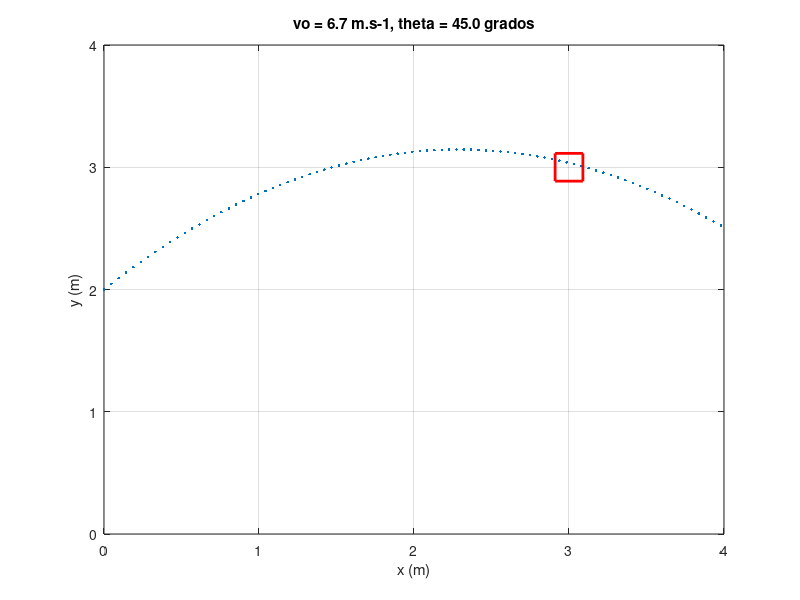
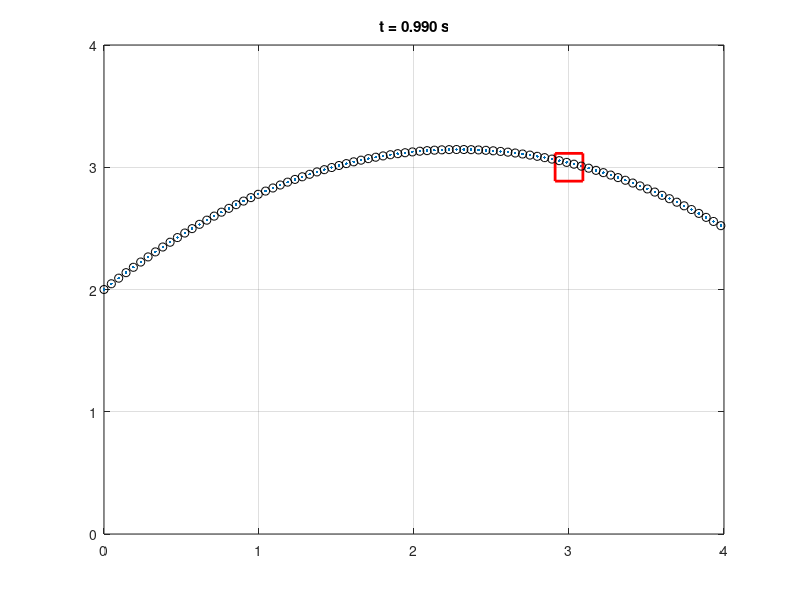

The MATLAB script that drew these images, in order:
close all
clear all

g = 9.8; % m.s-2 accelaracion gravedad 
h1 = 2; % m altura inicial 

vo = 6.7; % m.s-1 velocidad inical
theta = 45; % angulo inical en grado (degree)

vox = vo*cosd(theta);  % proyeccion horizontal  
%%%%% cosd en degree cos en rad 
voy = vo*sind(theta);  % proeyccion vertical 
%%%%% sind en degree sin en rad 


%% vector tiempo de 10 s con 1/dt imagen por segundo 

dt = 1/100;

t =  [0:dt:10]; %% [primero : paso : ultimo ]

%  size(t)
%ans =    1   251

% vector x posicion horizontal
x = vox * t;  %%% m.s-1 * s => m

y = h1 + voy/vox * x - 1/2 * g / vox^2 * x.^2;

%%%% plot
figure;plot(x,abs(y),'.')
axis([0 4 0 4])
grid on
hold on;plot(3,3,'rs','markersize',20,'linewidth',2) %%% posicion canasto

xlabel('x (m)')
ylabel('y (m)')
title(sprintf('vo = %1.1f m.s-1, theta = %1.1f grados',vo,theta))

%%%%% pelicula !!!


figure;plot(x,abs(y),'.');axis([0 4 0 4]);
hold on;plot(3,3,'rs','markersize',20,'linewidth',2) %%% posicion canasto
grid on
for nn = 1:100

hold on;plot(x(nn),abs(y(nn)),'ok')

title(sprintf('t = %1.3f s',t(nn)))
pause(.1);%dt)


end


